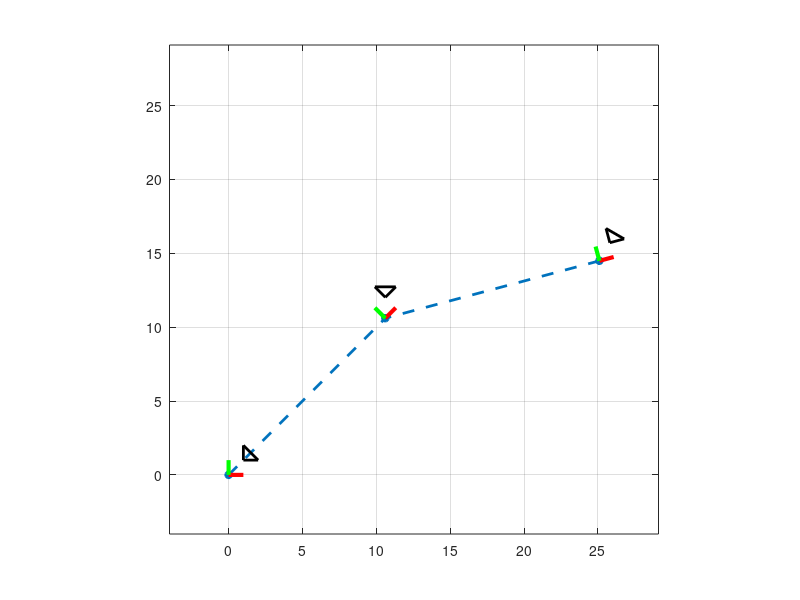

MATLAB code to generate this figure:
theta1 = 45*pi/180;
theta2 = -30*pi/180;

a1 = 15;
a2 = 15;

% DH Table
%      |  theta   d    a    alpha
% ---------------------------------
%    1 |  theta1  0    a1     0
%    2 |  theta2  0    a2     0

RotZ = @(theta) [cos(theta) -sin(theta) 0 0; sin(theta) cos(theta) 0 0; 0 0 1 0 ; 0 0 0 1];
Trans = @(x, y, z) [1 0 0 x; 0 1 0 y; 0 0 1 z; 0 0 0 1];

T_0_1 = RotZ(theta1)*Trans(a1, 0, 0);
T_1_2 = RotZ(theta2)*Trans(a2, 0, 0);
T_total = T_0_1*T_1_2;

y0 = [1 0 0 0; 0 1 0 0; 0 0 1 0; 0 0 0 1];
y0_1 = T_0_1 * y0;
y0_2 = T_total * y0;

originX = [y0(1,4), y0_1(1,4), y0_2(1,4)];
originY = [y0(2,4), y0_1(2,4), y0_2(2,4)];

plot(originX, originY, '*--', 'linewidth', 2);
axis([min([originX, originY])-4, max([originX, originY])+4, min([originX, originY])-4, max([originX, originY])+4])
grid on
axis square

axisY0X = y0(1, 1:2);
axisY0_1X = y0_1(1, 1:2);
axisY0_2X = y0_2(1, 1:2);

axisY0Y = y0(2, 1:2);
axisY0_1Y = y0_1(2, 1:2);
axisY0_2Y = y0_2(2, 1:2);

line([originX(1), axisY0X(1)], [originY(1), axisY0Y(1)], 'color', 'r', 'linewidth', 3);
line([originX(1), axisY0X(2)], [originY(1), axisY0Y(2)], 'color', 'g', 'linewidth', 3);

line([originX(2), originX(2)+axisY0_1X(1)], [originY(2), originY(2)+axisY0_1Y(1)], 'color', 'r', 'linewidth', 3);
line([originX(2), originX(2)+axisY0_1X(2)], [originY(2), originY(2)+axisY0_1Y(2)], 'color', 'g', 'linewidth', 3);

line([originX(3), originX(3)+axisY0_2X(1)], [originY(3), originY(3)+axisY0_2Y(1)], 'color', 'r', 'linewidth', 3);
line([originX(3), originX(3)+axisY0_2X(2)], [originY(3), originY(3)+axisY0_2Y(2)], 'color', 'g', 'linewidth', 3);

xPol = [1, 2, 1, 1];
yPol = [1, 1, 2, 1];
pol0 = [xPol; yPol; [0 0 0 0]; [1 1 1 1]];
pol0_1 = T_0_1*pol0;
pol0_2 = T_total*pol0;

line(xPol, yPol, 'color', 'k', 'linewidth', 2);
line(pol0_1(1,:), pol0_1(2,:), 'color', 'k', 'linewidth', 2);
line(pol0_2(1,:), pol0_2(2,:), 'color', 'k', 'linewidth', 2);